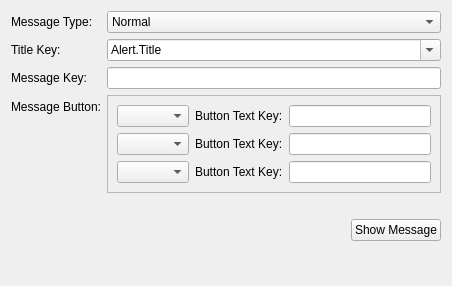
<?xml version="1.0" encoding="UTF-8"?>
<ui version="4.0">
 <class>MutiLanguageTestView</class>
 <widget class="QWidget" name="MutiLanguageTestView">
  <property name="geometry">
   <rect>
    <x>0</x>
    <y>0</y>
    <width>452</width>
    <height>286</height>
   </rect>
  </property>
  <property name="windowTitle">
   <string>MutiLanguageTestView</string>
  </property>
  <layout class="QFormLayout" name="formLayout">
   <item row="0" column="0">
    <widget class="QLabel" name="label">
     <property name="text">
      <string>Message Type:</string>
     </property>
    </widget>
   </item>
   <item row="0" column="1">
    <widget class="QComboBox" name="comboBox_message_type">
     <item>
      <property name="text">
       <string>Normal</string>
      </property>
     </item>
     <item>
      <property name="text">
       <string>ErrorMessage</string>
      </property>
     </item>
    </widget>
   </item>
   <item row="1" column="0">
    <widget class="QLabel" name="label_2">
     <property name="text">
      <string>Title Key:</string>
     </property>
    </widget>
   </item>
   <item row="2" column="0">
    <widget class="QLabel" name="label_3">
     <property name="text">
      <string>Message Key:</string>
     </property>
    </widget>
   </item>
   <item row="2" column="1">
    <widget class="QLineEdit" name="lineEdit_message_key"/>
   </item>
   <item row="3" column="0">
    <widget class="QLabel" name="label_4">
     <property name="text">
      <string>Message Button:</string>
     </property>
    </widget>
   </item>
   <item row="3" column="1">
    <widget class="QFrame" name="frame">
     <property name="frameShape">
      <enum>QFrame::StyledPanel</enum>
     </property>
     <property name="frameShadow">
      <enum>QFrame::Raised</enum>
     </property>
     <layout class="QFormLayout" name="formLayout_2">
      <item row="0" column="0">
       <widget class="QComboBox" name="comboBox_button_1"/>
      </item>
      <item row="0" column="1">
       <layout class="QHBoxLayout" name="horizontalLayout">
        <item>
         <widget class="QLabel" name="label_5">
          <property name="text">
           <string>Button Text Key:</string>
          </property>
         </widget>
        </item>
        <item>
         <widget class="QLineEdit" name="lineEdit_button_1_key"/>
        </item>
       </layout>
      </item>
      <item row="1" column="0">
       <widget class="QComboBox" name="comboBox_button_2"/>
      </item>
      <item row="1" column="1">
       <layout class="QHBoxLayout" name="horizontalLayout_2">
        <item>
         <widget class="QLabel" name="label_6">
          <property name="text">
           <string>Button Text Key:</string>
          </property>
         </widget>
        </item>
        <item>
         <widget class="QLineEdit" name="lineEdit_button_2_key"/>
        </item>
       </layout>
      </item>
      <item row="2" column="0">
       <widget class="QComboBox" name="comboBox_button_3"/>
      </item>
      <item row="2" column="1">
       <layout class="QHBoxLayout" name="horizontalLayout_3">
        <item>
         <widget class="QLabel" name="label_7">
          <property name="text">
           <string>Button Text Key:</string>
          </property>
         </widget>
        </item>
        <item>
         <widget class="QLineEdit" name="lineEdit_button_3_key"/>
        </item>
       </layout>
      </item>
     </layout>
    </widget>
   </item>
   <item row="4" column="1">
    <layout class="QHBoxLayout" name="horizontalLayout_4">
     <property name="topMargin">
      <number>20</number>
     </property>
     <item>
      <spacer name="horizontalSpacer">
       <property name="orientation">
        <enum>Qt::Horizontal</enum>
       </property>
       <property name="sizeHint" stdset="0">
        <size>
         <width>40</width>
         <height>20</height>
        </size>
       </property>
      </spacer>
     </item>
     <item>
      <widget class="QPushButton" name="button_show_message">
       <property name="text">
        <string>Show Message</string>
       </property>
      </widget>
     </item>
    </layout>
   </item>
   <item row="1" column="1">
    <widget class="QComboBox" name="comboBox_title_key">
     <property name="editable">
      <bool>true</bool>
     </property>
     <item>
      <property name="text">
       <string notr="true">Alert.Title</string>
      </property>
     </item>
     <item>
      <property name="text">
       <string notr="true">Confirm</string>
      </property>
     </item>
    </widget>
   </item>
  </layout>
 </widget>
 <resources/>
 <connections/>
</ui>
